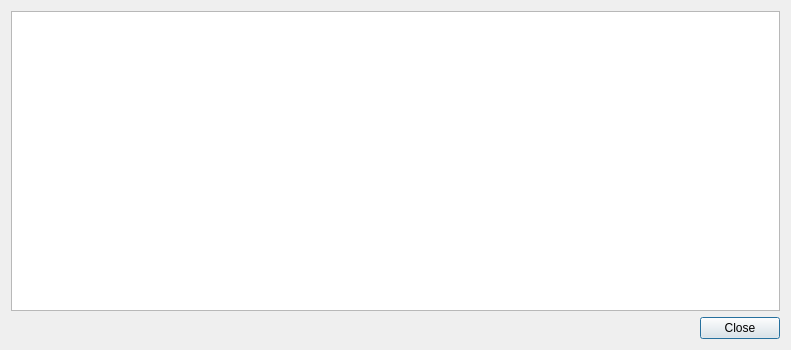
<?xml version="1.0" encoding="UTF-8"?>
<ui version="4.0">
 <class>DialogPlugins</class>
 <widget class="QDialog" name="DialogPlugins">
  <property name="geometry">
   <rect>
    <x>0</x>
    <y>0</y>
    <width>791</width>
    <height>350</height>
   </rect>
  </property>
  <property name="windowTitle">
   <string>Plugins</string>
  </property>
  <layout class="QGridLayout" name="gridLayout">
   <item row="1" column="0">
    <widget class="QDialogButtonBox" name="button_box">
     <property name="orientation">
      <enum>Qt::Horizontal</enum>
     </property>
     <property name="standardButtons">
      <set>QDialogButtonBox::Close</set>
     </property>
    </widget>
   </item>
   <item row="0" column="0">
    <widget class="QTableView" name="plugins_table">
     <property name="editTriggers">
      <set>QAbstractItemView::NoEditTriggers</set>
     </property>
     <property name="alternatingRowColors">
      <bool>true</bool>
     </property>
     <property name="selectionMode">
      <enum>QAbstractItemView::SingleSelection</enum>
     </property>
     <property name="selectionBehavior">
      <enum>QAbstractItemView::SelectRows</enum>
     </property>
     <property name="sortingEnabled">
      <bool>true</bool>
     </property>
     <attribute name="horizontalHeaderStretchLastSection">
      <bool>true</bool>
     </attribute>
     <attribute name="verticalHeaderVisible">
      <bool>false</bool>
     </attribute>
    </widget>
   </item>
  </layout>
 </widget>
 <resources/>
 <connections>
  <connection>
   <sender>button_box</sender>
   <signal>accepted()</signal>
   <receiver>DialogPlugins</receiver>
   <slot>accept()</slot>
   <hints>
    <hint type="sourcelabel">
     <x>252</x>
     <y>345</y>
    </hint>
    <hint type="destinationlabel">
     <x>157</x>
     <y>274</y>
    </hint>
   </hints>
  </connection>
  <connection>
   <sender>button_box</sender>
   <signal>rejected()</signal>
   <receiver>DialogPlugins</receiver>
   <slot>reject()</slot>
   <hints>
    <hint type="sourcelabel">
     <x>320</x>
     <y>345</y>
    </hint>
    <hint type="destinationlabel">
     <x>286</x>
     <y>274</y>
    </hint>
   </hints>
  </connection>
 </connections>
</ui>
